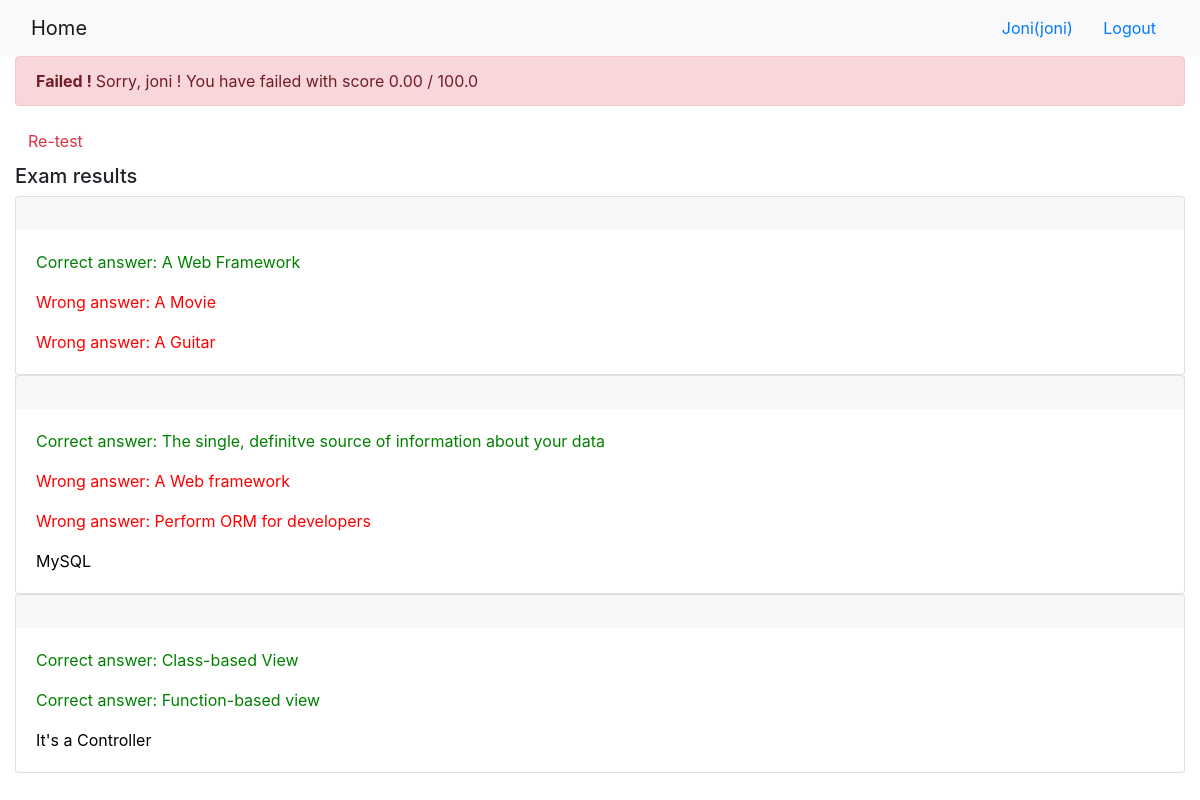
The page /onlinecourse/1/submission/1/results/ (signed in) on the database its author committed.
### onlinecourse/models.py (models this page shows, shortened)
class Question(models.Model):
    course = models.ForeignKey(Course, on_delete=models.CASCADE)
    question_text = models.CharField(max_length=200)
    grade = models.IntegerField(default=5)

class Choice(models.Model):
    question = models.ForeignKey(Question, on_delete=models.CASCADE)
    choice_text = models.CharField(max_length=200)
    is_correct = models.BooleanField(default=False)

### onlinecourse/views.py (the view)
# urls.py: path('<int:course_id>/submission/<int:submission_id>/results/', views.show_exam_result, name='result'),
def show_exam_result(request, course_id, submission_id):
    context = {}
    course = get_object_or_404(Course, pk=course_id)
    submission = get_object_or_404(Submission, pk=submission_id)
    selected = submission.choices.all()
    total_score = 0
    score = 0
    choice = 0
    for question in course.question_set.all():
        count = question.choice_set.count()
        grade = question.grade / count
        total_score += question.grade
        for s in selected:
            c = get_object_or_404(Choice, pk=s.id)
            if c.is_correct:
                score += grade
            else:
                score -= grade
    context['selected'] = selected
    context['course'] = course
    context['score'] = abs(score/total_score) * 100
    context['total_score'] = abs(total_score/total_score) * 100
    return  render(request, 'onlinecourse/exam_result_bootstrap.html', context)

### onlinecourse/templates/onlinecourse/exam_result_bootstrap.html (shortened to what this page needs)
<!DOCTYPE html>
<html lang="en">
<head>
    {% load static %}
    <link rel="stylesheet" href="https://maxcdn.bootstrapcdn.com/bootstrap/4.5.2/css/bootstrap.min.css">
</head>
<body>
 <nav class="navbar navbar-light bg-light">
    <div class="container-fluid">
        <div class="navbar-header">
              <a class="navbar-brand" href="{% url 'onlinecourse:index' %}">Home</a>
        </div>
        <ul class="nav navbar-nav navbar-right">
            {% if user.is_authenticated %}
            <li>
                <a class="btn btn-link" href="#">{{ user.first_name }}({{ user.username }})</a>
                <a class="btn btn-link" href="{% url 'onlinecourse:logout' %}">Logout</a>
            </li>
            {% endif %}
        </ul>
    </div>
</nav>
<div class="container-fluid">
    {% if score > 80 %}
    <div class="alert alert-success">
       <b> Congratulations, {{user.username}} ! </b> You have passed the exam and completed
            the course with score {{score|floatformat:2}} / {{total_score}}
    </div>
        {% else %}
        <div class="alert alert-danger">
            <b> Failed ! </b>Sorry, {{user.username}} ! You have failed with score  {{score|floatformat:2}} / {{total_score}}
        </div>
        <a class="btn btn-link text-danger" href="{% url 'onlinecourse:course_details' course.id %}">Re-test</a>
        {% endif %}
        <div class="card-columns-vertical mt-1">
        <h5 class="">Exam results</h5>
            {% for question in course.question_set.all %}
                <div class="card">
                    <div class="card-header border-light">
                    </div>
                    <div class="card-body">
                        {% for choice in question.choice_set.all %}
                           {% if choice.is_correct and choice in selected %}
                            <p class="card-text" style="color:green">Correct answer: {{choice.choice_text}}</p>
                            {% elif choice.is_correct and choice not in selected %}
                            <p class="card-text" style="color:orange">Not selected: {{choice.choice_text}}</p>
                            {% elif choice.is_correct == False and choice in selected %}
                            <p class="card-text" style="color:red">Wrong answer: {{choice.choice_text}}</p>
                            {% else %}
                            <p class="card-text" style="color:black">{{choice.choice_text}}</p>
                            {% endif %}
                        {% endfor %}
                    </div>
                </div>
            {% endfor %}
        </div>
    </div>
</body>
</html>

### rows shown on the page
Choice: choice_text "A Web Framework"
Choice: choice_text "A Movie"
Choice: choice_text "A Guitar"
Choice: choice_text "The single, definitve source of information about your data"
Choice: choice_text "A Web framework"
Choice: choice_text "Perform ORM for developers"
Choice: choice_text "MySQL"
Choice: choice_text "Class-based View"
Choice: choice_text "Function-based view"
Choice: choice_text "It's a Controller"

### other values the page prints
{{ user.first_name }} "Joni"
{{ user.username }} "joni"
{{ score|floatformat:2 }} "0.00"
{{ total_score }} "100.0"
